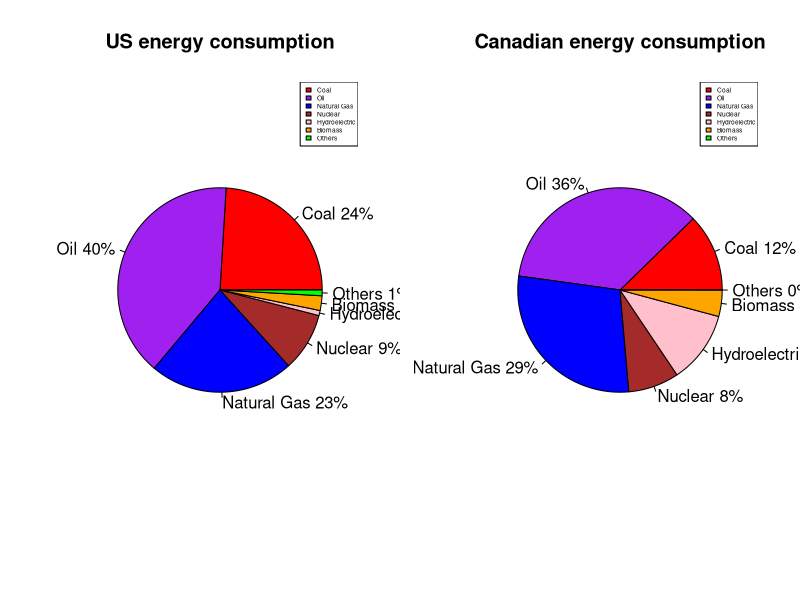

This chart was generated by the following R code:
######page_no_62#####
rm(list=ls())
ES<-c("Coal","Oil","Natural Gas","Nuclear","Hydroelectric","Biomass","Others")
US<-c(545258,903440,517881,209890,18251,52473,20533)
Canada<-c(30775,88850,71477,20103,28541,10424,25)
sum(US)
sum(Canada)
par(mfrow=c(1,2))
rf_US<-round((US/sum(US))*100);rf_US
lbls1<-paste(ES,rf_US)
lbls1<-paste(lbls1,"%",sep="")
pie(US,labels = lbls1,main="US energy consumption",col=c("red","purple","blue","brown","pink","orange","green"))
legend("topright",legend=ES,fill=c("red","purple","blue","brown","pink","orange","green"),cex=0.4)
rf_C<-round((Canada/sum(Canada))*100);rf_C
lbls2<-paste(ES,rf_C)
lbls2<-paste(lbls2,"%",sep="")
pie(Canada,labels = lbls2,main="Canadian energy consumption",col=c("red","purple","blue","brown","pink","orange","green"))
legend("topright",legend=ES,fill=c("red","purple","blue","brown","pink","orange","green"),cex=0.4)
